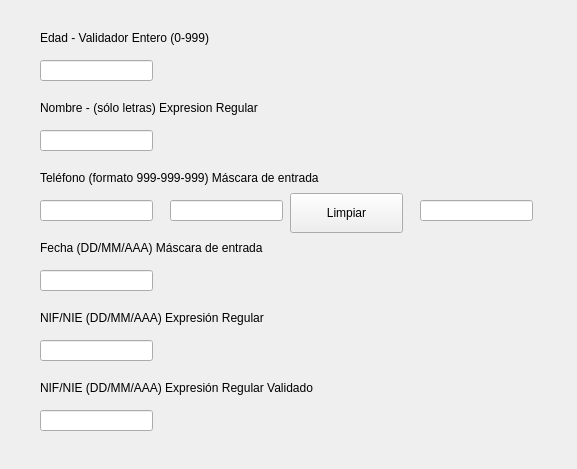
<?xml version="1.0" encoding="UTF-8"?>
<ui version="4.0">
 <class>Form</class>
 <widget class="QWidget" name="Form">
  <property name="geometry">
   <rect>
    <x>0</x>
    <y>0</y>
    <width>577</width>
    <height>469</height>
   </rect>
  </property>
  <property name="windowTitle">
   <string>Form</string>
  </property>
  <widget class="QLabel" name="label">
   <property name="geometry">
    <rect>
     <x>40</x>
     <y>30</y>
     <width>211</width>
     <height>16</height>
    </rect>
   </property>
   <property name="text">
    <string>Edad - Validador Entero (0-999)</string>
   </property>
  </widget>
  <widget class="QLineEdit" name="lineEdit">
   <property name="geometry">
    <rect>
     <x>40</x>
     <y>60</y>
     <width>113</width>
     <height>21</height>
    </rect>
   </property>
  </widget>
  <widget class="QLabel" name="label_2">
   <property name="geometry">
    <rect>
     <x>40</x>
     <y>100</y>
     <width>251</width>
     <height>16</height>
    </rect>
   </property>
   <property name="text">
    <string>Nombre - (sólo letras) Expresion Regular</string>
   </property>
  </widget>
  <widget class="QLineEdit" name="lineEdit_2">
   <property name="geometry">
    <rect>
     <x>40</x>
     <y>130</y>
     <width>113</width>
     <height>21</height>
    </rect>
   </property>
  </widget>
  <widget class="QLabel" name="label_3">
   <property name="geometry">
    <rect>
     <x>40</x>
     <y>170</y>
     <width>341</width>
     <height>16</height>
    </rect>
   </property>
   <property name="text">
    <string>Teléfono (formato 999-999-999) Máscara de entrada</string>
   </property>
  </widget>
  <widget class="QLineEdit" name="lineEdit_3">
   <property name="geometry">
    <rect>
     <x>40</x>
     <y>200</y>
     <width>113</width>
     <height>21</height>
    </rect>
   </property>
  </widget>
  <widget class="QLabel" name="label_4">
   <property name="geometry">
    <rect>
     <x>40</x>
     <y>240</y>
     <width>261</width>
     <height>16</height>
    </rect>
   </property>
   <property name="text">
    <string>Fecha (DD/MM/AAA) Máscara de entrada</string>
   </property>
  </widget>
  <widget class="QLineEdit" name="lineEdit_4">
   <property name="geometry">
    <rect>
     <x>170</x>
     <y>200</y>
     <width>113</width>
     <height>21</height>
    </rect>
   </property>
  </widget>
  <widget class="QLineEdit" name="lineEdit_5">
   <property name="geometry">
    <rect>
     <x>420</x>
     <y>200</y>
     <width>113</width>
     <height>21</height>
    </rect>
   </property>
  </widget>
  <widget class="QLineEdit" name="lineEdit_6">
   <property name="geometry">
    <rect>
     <x>40</x>
     <y>270</y>
     <width>113</width>
     <height>21</height>
    </rect>
   </property>
  </widget>
  <widget class="QPushButton" name="pushButton">
   <property name="geometry">
    <rect>
     <x>290</x>
     <y>193</y>
     <width>113</width>
     <height>40</height>
    </rect>
   </property>
   <property name="text">
    <string>Limpiar</string>
   </property>
  </widget>
  <widget class="QLabel" name="label_5">
   <property name="geometry">
    <rect>
     <x>40</x>
     <y>310</y>
     <width>261</width>
     <height>16</height>
    </rect>
   </property>
   <property name="text">
    <string>NIF/NIE (DD/MM/AAA) Expresión Regular</string>
   </property>
  </widget>
  <widget class="QLineEdit" name="lineEdit_7">
   <property name="geometry">
    <rect>
     <x>40</x>
     <y>340</y>
     <width>113</width>
     <height>21</height>
    </rect>
   </property>
  </widget>
  <widget class="QLabel" name="label_6">
   <property name="geometry">
    <rect>
     <x>40</x>
     <y>380</y>
     <width>311</width>
     <height>16</height>
    </rect>
   </property>
   <property name="text">
    <string>NIF/NIE (DD/MM/AAA) Expresión Regular Validado</string>
   </property>
  </widget>
  <widget class="QLineEdit" name="lineEdit_8">
   <property name="geometry">
    <rect>
     <x>40</x>
     <y>410</y>
     <width>113</width>
     <height>21</height>
    </rect>
   </property>
  </widget>
 </widget>
 <resources/>
 <connections/>
</ui>
